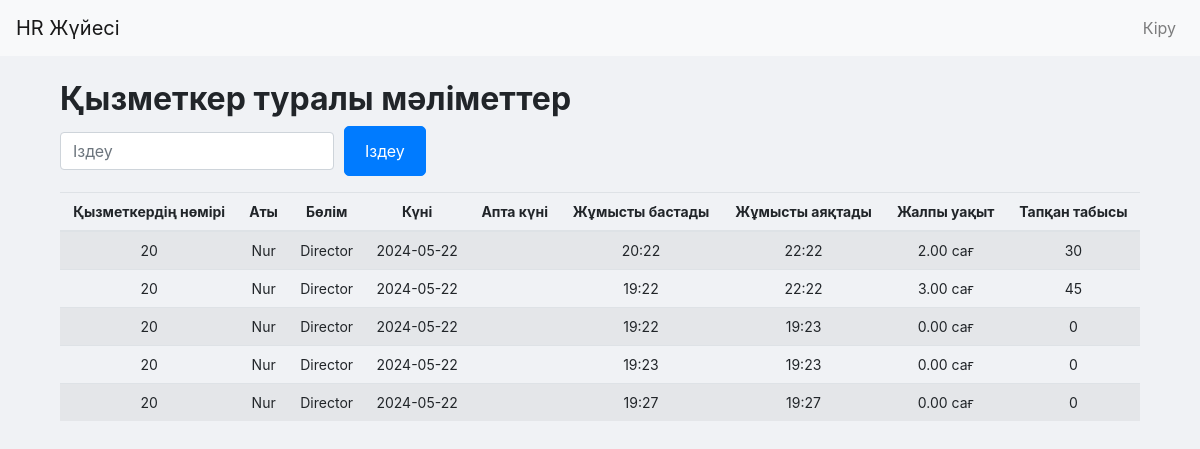
The app's page /hr_system/admin/employee-detail/ with its own data.
### hr_system/models.py (models this page shows, shortened)
class WorkSession(models.Model):
    user = models.ForeignKey(User, on_delete=models.CASCADE)
    start_time = models.DateTimeField()
    end_time = models.DateTimeField(null=True, blank=True)
    def duration(self):
        if self.end_time:
            return round((self.end_time - self.start_time).total_seconds() / 3600, 2)
        return 0

class EmployeeProfile(models.Model):
    user = models.OneToOneField(User, on_delete=models.CASCADE)
    position = models.CharField(max_length=100)
    total_hours_worked = models.FloatField(default=0)
    total_earnings = models.FloatField(default=0)
    hourly_rate = models.FloatField(default=0)

### hr_system/views.py (the view)
# urls.py: path('admin/employee-detail/', views.admin_employee_detail, name='admin_employee_detail'),
def admin_employee_detail(request):
    query = request.GET.get('q')
    if query:
        work_sessions = WorkSession.objects.select_related('user', 'user__employeeprofile').filter(
            Q(user_username_icontains=query) |
            Q(user_employeeprofileposition_icontains=query)
        )
    else:
        work_sessions = WorkSession.objects.select_related('user', 'user__employeeprofile').all()
    context = {
        'work_sessions': work_sessions,
        'query': query,
    }
    return render(request, 'hr_system/admin_employee_detail.html',context)

### hr_system/templatetags/multiply.py (called while the page is built)
@register.filter
def multiply(value, arg):
    try:
        return float(value) * float(arg)
    except (ValueError, TypeError):
        return''

### hr_system/templates/hr_system/admin_employee_detail.html (shortened to what this page needs)
{% extends "base_generic.html" %}
{% load multiply %}
{% block content %}
<div class="container mt-4">
    <h2>Қызметкер туралы мәліметтер</h2>
    <form method="GET" action="{% url 'admin_employee_detail' %}" class="form-inline mb-3 search-form">
        <input type="text" name="q" value="{{ query|default_if_none:'' }}" class="form-control" placeholder="Іздеу">
        <button type="submit" class="btn btn-primary">Іздеу</button>
    </form>
    <div class="table-container">
        <table class="table table-striped">
            <thead>
                <tr>
                    <th>Қызметкердің нөмірі</th>
                    <th>Аты</th>
                    <th>Бөлім</th>
                    <th class="date">Күні</th>
                    <th class="weekday">Апта күні</th>
                    <th>Жұмысты бастады</th>
                    <th>Жұмысты аяқтады</th>
                    <th>Жалпы уақыт</th>
                    <th>Тапқан табысы</th>
                </tr>
            </thead>
            <tbody>
                {% for session in work_sessions %}
                <tr>
                    <td>{{ session.user.id }}</td>
                    <td>{{ session.user.username }}</td>
                    <td>{{ session.user.employeeprofile.position }}</td>
                    <td class="date">{{ session.start_time|date:"Y-m-d" }}</td>
                    <td class="weekday">
                    </td>
                    <td>{{ session.start_time|time:"H:i" }}</td>
                    <td>{% if session.end_time %}{{ session.end_time|time:"H:i" }}{% else %}--{% endif %}</td>
                    <td>{{ session.duration|floatformat:2 }} сағ</td>
                    <td>{% if session.end_time %}
                        {% with total_earnings=session.duration|multiply:session.user.employeeprofile.hourly_rate %}
                            {{ total_earnings|floatformat:0 }}
                        {% endwith %}
                    {% else %}--{% endif %}
                    </td>
                </tr>
                {% endfor %}
            </tbody>
        </table>
    </div>
</div>
{% endblock %}

### hr_system/templates/base_generic.html (shortened to what this page needs)
<!DOCTYPE html>
<html lang="kk">
<head>
    {% load static %}
    <link href="https://stackpath.bootstrapcdn.com/bootstrap/4.5.2/css/bootstrap.min.css" rel="stylesheet">
    <link href="{% static 'hr_system/css/styles.css' %}" rel="stylesheet">
</head>
<body>
    <nav class="navbar navbar-expand-lg navbar-light bg-light">
        <a class="navbar-brand" href="#">HR Жүйесі</a>
        <div class="collapse navbar-collapse" id="navbarNav">
            <ul class="navbar-nav">
                {% if user.is_authenticated %}
                    <li class="nav-item">
                        <form id="logout-form" action="{% url 'logout' %}" method="post" style="display: none;">
                            {% csrf_token %}
                            <button type="submit">Шығу</button>
                        </form>
                        <a class="nav-link" href="#" onclick="event.preventDefault(); document.getElementById('logout-form').submit();">
                            Шығу
                        </a>
                    </li>
                {% else %}
                    <li class="nav-item">
                        <a class="nav-link" href="{% url 'login' %}">Кіру</a>
                    </li>
                {% endif %}
            </ul>
        </div>
    </nav>
    <div class="container mt-4">
        {% block content %}
        {% endblock %}
    </div>
</body>
</html>

### static/hr_system/css/styles.css (style rules this page uses)
body { background-color: #f0f2f5; }
h2 { font-weight: bold; }
.btn-primary { background-color: #007bff; border-color: #007bff; }
.form-control { border-radius: 0.25rem; }
.btn { font-size: 1rem; padding: 0.75rem 1.25rem; border-radius: 5px; }

### hr_system/templates/hr_system/admin_employee_detail.html (style rules this page uses)
.search-form { display: flex; justify-content: flex-start; align-items: center; margin-bottom: 20px; }
.search-form input { margin-right: 10px; }
.table-container { overflow-x: auto; }
.table th, .table td { white-space: nowrap; font-size: 14px; padding: 8px 10px; }
.table th, .table td { white-space: nowrap; text-align: center; }
.table th.date, .table td.date { white-space: nowrap; text-align: center; }
.table th.weekday, .table td.weekday { white-space: nowrap; text-align: center; }

### records on screen
WorkSession: user.id "20", user.username "Nur", user.employeeprofile.position "Director", start_time "2024-05-22", start_time "20:22", end_time "22:22", duration "2.00", value "30"
WorkSession: user.id "20", user.username "Nur", user.employeeprofile.position "Director", start_time "2024-05-22", start_time "19:22", end_time "22:22", duration "3.00", value "45"
WorkSession: user.id "20", user.username "Nur", user.employeeprofile.position "Director", start_time "2024-05-22", start_time "19:22", end_time "19:23", duration "0.00", value "0"
WorkSession: user.id "20", user.username "Nur", user.employeeprofile.position "Director", start_time "2024-05-22", start_time "19:23", end_time "19:23", duration "0.00", value "0"
WorkSession: user.id "20", user.username "Nur", user.employeeprofile.position "Director", start_time "2024-05-22", start_time "19:27", end_time "19:27", duration "0.00", value "0"
